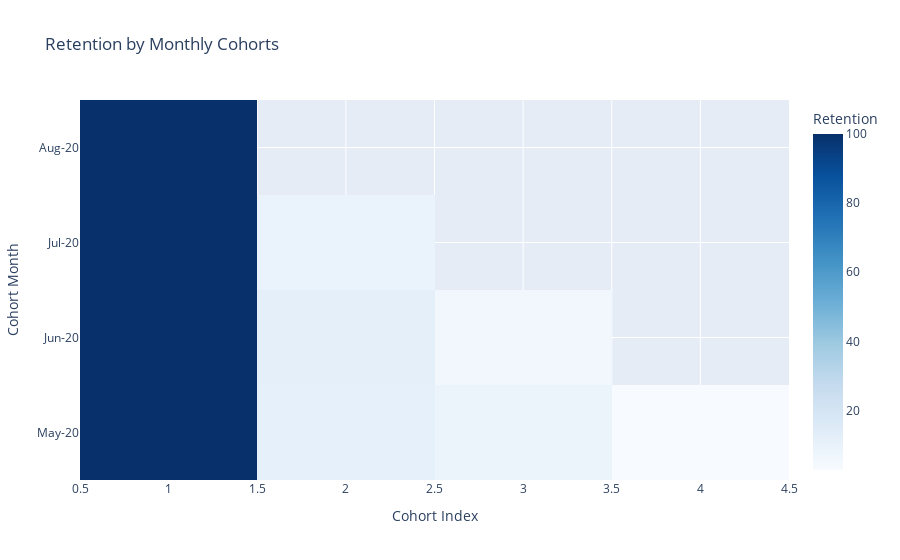

The notebook cell this image was saved under:
### Code cell
# Create list of month names for visualization
month_list = retention.reset_index()['CohortMonth']

def get_month_name(x):
    return dt.datetime.strftime(x, '%b-%y')

month_list = month_list.apply(get_month_name)

# Create the heatmap
fig = go.Figure(data=go.Heatmap(
    z=retention.values,
    x=retention.columns,
    y=month_list,
    colorscale='Blues',
    colorbar=dict(title='Retention'),
    hoverongaps=False,
))

# Update layout
fig.update_layout(
    title='Retention by Monthly Cohorts',
    xaxis_title='Cohort Index',
    yaxis_title='Cohort Month'
)

# Show the plot
fig.show()

### Figure 1 — Plotly figure (JSON) as saved in the notebook; plotly's stock layout.template omitted (floating-point values rounded to 4 significant figures)
{"data": [{"colorbar": {"title": {"text": "Retention"}}, "colorscale": [[0.0, "rgb(247,251,255)"], [0.125, "rgb(222,235,247)"], [0.25, "rgb(198,219,239)"], [0.375, "rgb(158,202,225)"], [0.5, "rgb(107,174,214)"], [0.625, "rgb(66,146,198)"], [0.75, "rgb(33,113,181)"], [0.875, "rgb(8,81,156)"], [1.0, "rgb(8,48,107)"]], "hoverongaps": false, "x": [1, 2, 3, 4], "y": ["May-20", "Jun-20", "Jul-20", "Aug-20"], "z": [[100.0, 11.11, 8.333, 2.778], [100.0, 11.59, 5.797, null], [100.0, 9.091, null, null], [100.0, null, null, null]], "type": "heatmap"}], "layout": {"title": {"text": "Retention by Monthly Cohorts"}, "xaxis": {"title": {"text": "Cohort Index"}}, "yaxis": {"title": {"text": "Cohort Month"}}}}
